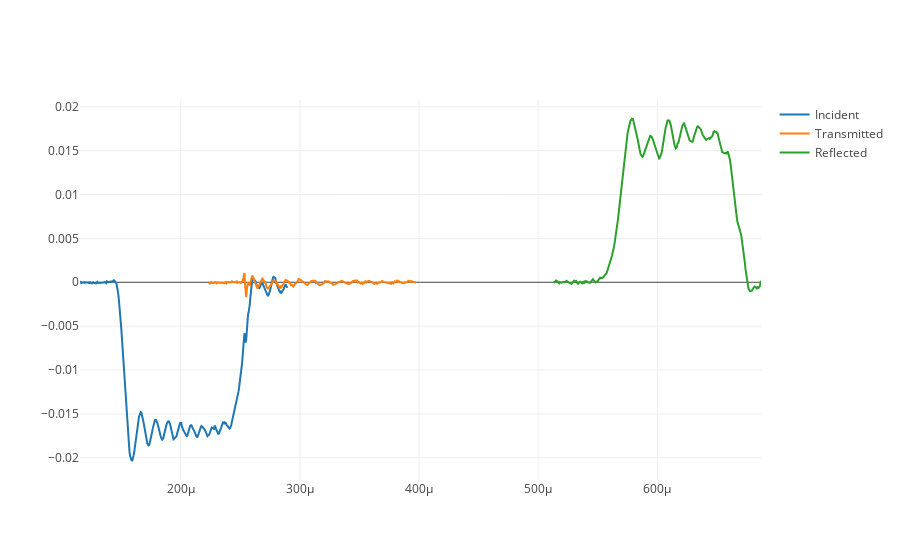

Notebook code cell kept with this figure:
### Code cell
fig1 = go.Figure(layout=dict(template = "none"))
fig1.add_trace(go.Scatter(x = time_incid, y = vcc_incid, name = "Incident"))

fig1.add_trace(go.Scatter(x = time_trans, y = vcc_trans, name = "Transmitted"))
fig1.add_trace(go.Scatter(x = time_reflected, y = vcc_reflected, name = "Reflected"))

fig1.show()

### Figure 1 — Plotly figure (JSON) as saved in the notebook; plotly's stock layout.template omitted (floating-point values rounded to 4 significant figures; data arrays with more than 128 entries replaced by an {"elided": "..."} marker saying what was removed)
{"data": [{"name": "Incident", "type": "scatter", "x": {"elided": "349 float values"}, "y": {"elided": "349 float values"}}, {"name": "Transmitted", "type": "scatter", "x": {"elided": "349 float values"}, "y": {"elided": "349 float values"}}, {"name": "Reflected", "type": "scatter", "x": {"elided": "349 float values"}, "y": {"elided": "349 float values"}}], "layout": {}}
